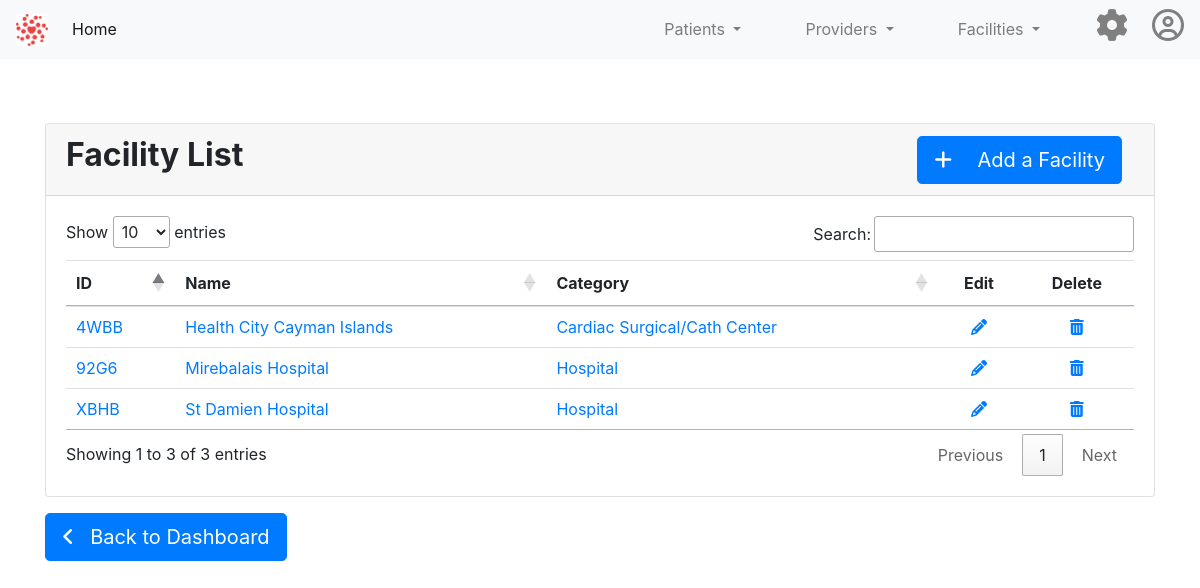
Page /facilities/ on the committed database.
### app/facilities/facility_model.py (models this page shows, shortened)
class Facility(db.Model):
    id = db.Column(db.Integer, primary_key=True)
    facility_name = db.Column(db.String(30), index=True, nullable=False, info={'label': 'Facility Name'})
    facility_id = db.Column(db.String(10), index=True)
    facility_category_id = db.Column(db.Integer, db.ForeignKey('facility_category.id'))
    facility_category = db.relationship(FacilityCategory)

class FacilityCategory(db.Model):
    id = db.Column(db.Integer, primary_key=True)
    code_name = db.Column(db.String(30), index=True, nullable=False)
    name = db.Column(db.String(60), index=True, nullable=False)
    def __str__(self):
        return self.name

### app/facilities/facility.py (the view)
@facility_bp.route('/')
def view_facility_list():
    facility_list = Facility.query.all()
    activity = "List"
    mode = "Facility"
    card_title = "Facility List"
    add_url = url_for('facility_bp.create_facility')
    table_id = "facility-list-table"
    return render_template('facility-list-base.html', title="Facility List",
                           facility_list=facility_list, table_id=table_id, activity=activity, mode=mode, card_title=card_title, add_url=add_url)

### app/facilities/templates/facility-list-base.html
{% extends "data-display-container.html" %}
{% block data_display_content %}
<div class="card-body">
    <table class="table table-hover table-sm" id="facility-list-table">
        <thead>
        <tr>
            <th scope="col">ID</th>
            <th scope="col">Name</th>
            <th scope="col">Category</th>
            <th style="text-align: center; vertical-align: middle" scope="col" class="no-sort">Edit</th>
            <th style="text-align: center; vertical-align: middle" scope="col" class="no-sort">Delete</th>
        </tr>
        </thead>
        <tbody>
        {% for facility in facility_list %}
        <tr>
            <td><a href={{ url_for('facility_bp.view_facility', facility_id = facility.facility_id) }}>{{
                facility.facility_id }}</a></td>
            <td><a href={{ url_for('facility_bp.view_facility', facility_id = facility.facility_id) }}>{{
                facility.facility_name }}</a></td>
            <td><a href={{ url_for('facility_bp.view_facility', facility_id = facility.facility_id) }}>{{
                facility.facility_category }}</a></td>
            <td style="text-align: center; vertical-align: middle"><a href={{ url_for('facility_bp.edit_facility',
                facility_id = facility.facility_id) }}><i class="fas fa-pencil-alt"></i></a></td>
            <td style="text-align: center; vertical-align: middle"><a href={{ url_for('facility_bp.delete_facility',
                facility_id = facility.facility_id) }}><i class="fas fa-trash-alt"></i></a></td>
        </tr>
        {% endfor %}
        </tbody>
    </table>
</div>
{% endblock %}

### rows in the picture
Facility: facility_id "92G6", facility_name "Mirebalais Hospital", facility_category "Hospital"
Facility: facility_id "XBHB", facility_name "St Damien Hospital", facility_category "Hospital"
Facility: facility_id "4WBB", facility_name "Health City Cayman Islands", facility_category "Cardiac Surgical/Cath Center"

### other values in the picture
{{ card_title }} "Facility List"
{{ mode }} "Facility"
